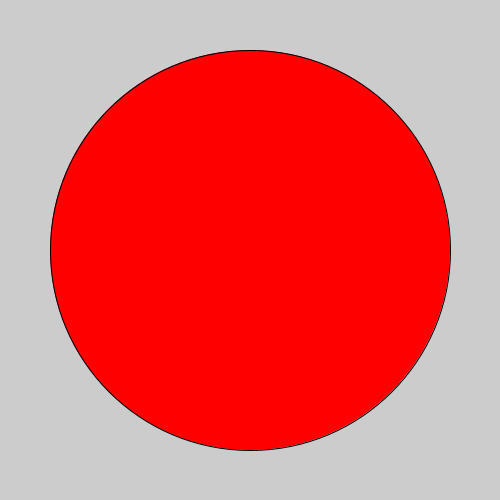
Frame 1 (no input)
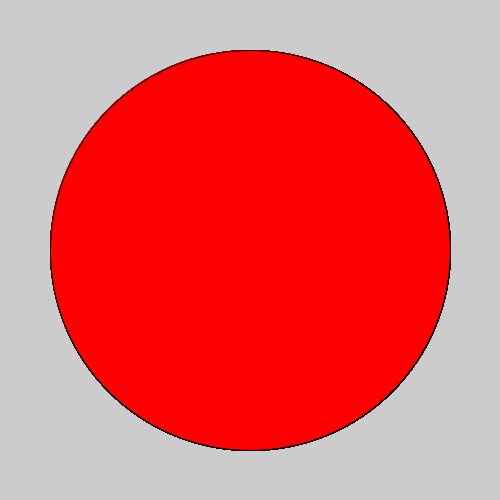
Frame 60 (the mouse pressed at the canvas centre just before this capture)
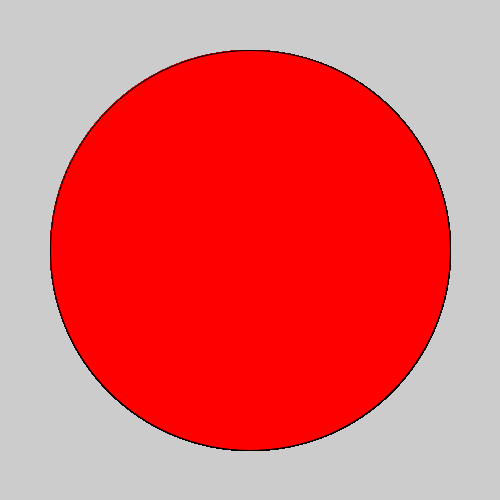
Frame 120 (the mouse held since frame 60 and released just before this capture)

The Processing sketch that drew these frames (run headless with seeded random() and noise(); from frame 60 on, the mouse is pressed at the canvas centre):

// Processing sketch: ex_26_3
// ── ex_26_3.pde
// use any key, try pressing it intermitently, rapidly and holding


void setup (){
  size (500,500);
  colorMode (HSB, 100, 100, 100);
  fill (0,100,100);
}

 int x = 0;

void draw(){
  ellipse (250,250,400,400);
 x++;
 if (x == 100){
   x = 0;
 }
}

 
 
  
  void keyPressed (){
    fill (x,100,100);
  }
